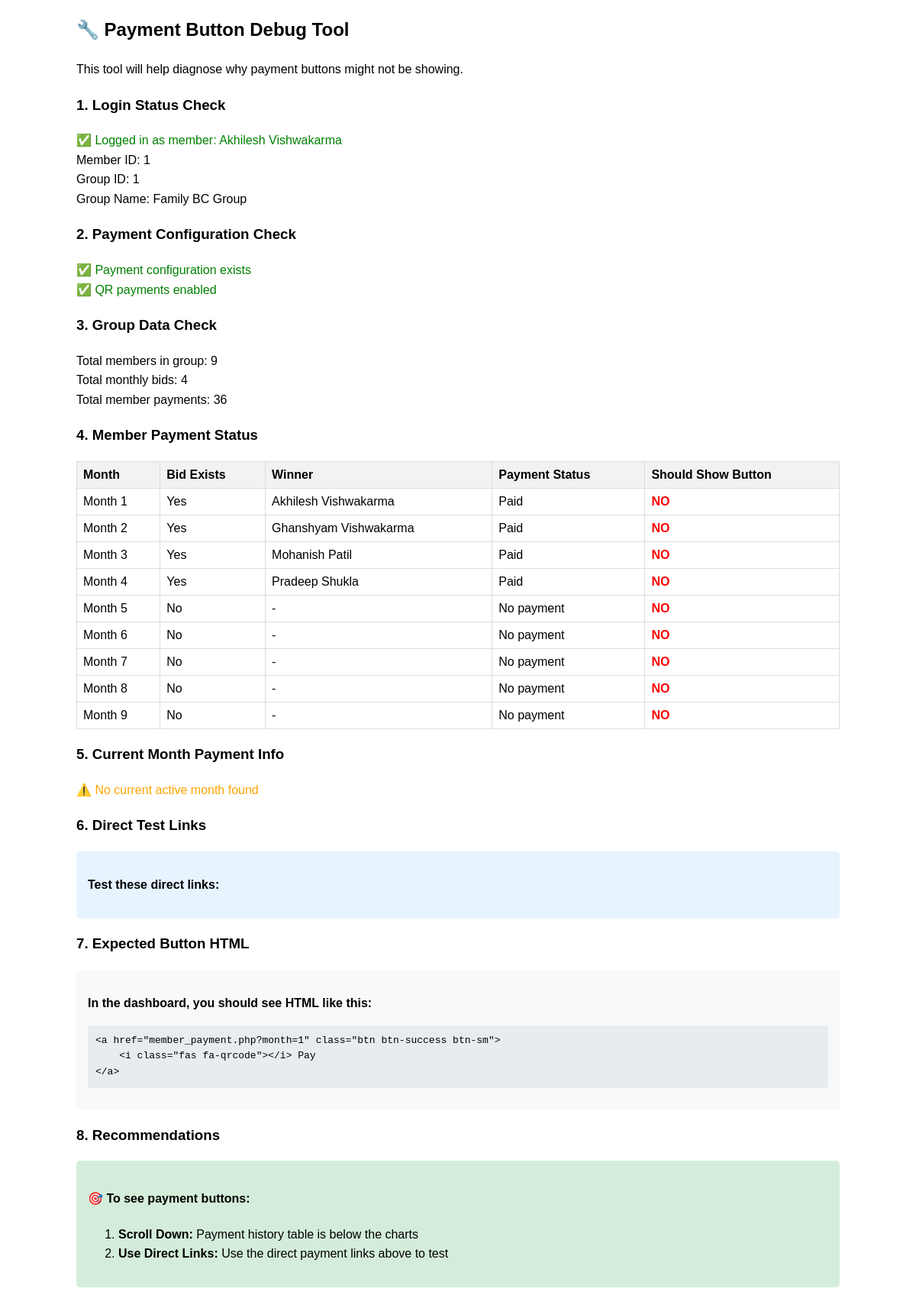
Screenshot of /debug_payment_buttons.php (signed in) with the database file from the repository.
### tables this page shows
CREATE TABLE members (
    id INT AUTO_INCREMENT PRIMARY KEY,
    group_id INT NOT NULL,
    member_name VARCHAR(100) NOT NULL,
    member_number INT NOT NULL,
    username VARCHAR(50),
    password VARCHAR(255),
    phone VARCHAR(15),
    email VARCHAR(100),
    status ENUM('active', 'inactive') DEFAULT 'active',
    created_at TIMESTAMP DEFAULT CURRENT_TIMESTAMP,
    FOREIGN KEY (group_id) REFERENCES bc_groups(id) ON DELETE CASCADE,
    UNIQUE KEY unique_member_per_group (group_id, member_number),
    UNIQUE KEY unique_username (username)
);

CREATE TABLE bc_groups (
    id INT AUTO_INCREMENT PRIMARY KEY,
    group_name VARCHAR(100) NOT NULL,
    total_members INT NOT NULL,
    monthly_contribution DECIMAL(10,2) NOT NULL,
    total_monthly_collection DECIMAL(10,2) NOT NULL,
    start_date DATE NOT NULL,
    status ENUM('active', 'completed') DEFAULT 'active',
    created_at TIMESTAMP DEFAULT CURRENT_TIMESTAMP
);

CREATE TABLE member_payments (
    id INT AUTO_INCREMENT PRIMARY KEY,
    group_id INT NOT NULL,
    member_id INT NOT NULL,
    month_number INT NOT NULL,
    payment_amount DECIMAL(10,2) NOT NULL,
    payment_status ENUM('paid', 'pending') DEFAULT 'pending',
    payment_date DATE,
    FOREIGN KEY (group_id) REFERENCES bc_groups(id) ON DELETE CASCADE,
    FOREIGN KEY (member_id) REFERENCES members(id) ON DELETE CASCADE,
    UNIQUE KEY unique_payment_per_member_month (group_id, member_id, month_number)
);

### config.php (called while the page is built, shortened)
<?php
function getDB() {
    static $pdo = null;
    if ($pdo === null) {
        try {
            $dsn = "mysql:host=" . DB_HOST . ";dbname=" . DB_NAME . ";charset=utf8mb4";
            $pdo = new PDO($dsn, DB_USER, DB_PASS, [
                PDO::ATTR_ERRMODE => PDO::ERRMODE_EXCEPTION,
                PDO::ATTR_DEFAULT_FETCH_MODE => PDO::FETCH_ASSOC
            ]);
        } catch (PDOException $e) {
            die("Database connection failed: " . $e->getMessage());
        }
    }
    return $pdo;
}
function isMemberLoggedIn() {
    return isset($_SESSION['member_id']);
}
function getMemberById($memberId) {
    $pdo = getDB();
    $stmt = $pdo->prepare("SELECT * FROM members WHERE id = ?");
    $stmt->execute([$memberId]);
    return $stmt->fetch();
}
function getGroupById($id) {
    $pdo = getDB();
    $stmt = $pdo->prepare("SELECT * FROM bc_groups WHERE id = ?");
    $stmt->execute([$id]);
    return $stmt->fetch();
}
function getGroupMembers($groupId) {
    $pdo = getDB();
    $stmt = $pdo->prepare("SELECT * FROM members WHERE group_id = ? ORDER BY member_number");
    $stmt->execute([$groupId]);
    return $stmt->fetchAll();
}
function getMonthlyBids($groupId) {
    $pdo = getDB();
    $stmt = $pdo->prepare("
        SELECT mb.*, m.member_name
        FROM monthly_bids mb
        LEFT JOIN members m ON mb.taken_by_member_id = m.id
        WHERE mb.group_id = ?
        ORDER BY mb.month_number
    ");
    $stmt->execute([$groupId]);
    return $stmt->fetchAll();
}
function getMemberPayments($groupId) {
    $pdo = getDB();
    $stmt = $pdo->prepare("
        SELECT mp.*, m.member_name, m.member_number
        FROM member_payments mp
        JOIN members m ON mp.member_id = m.id
        WHERE mp.group_id = ?
        ORDER BY m.member_number, mp.month_number
    ");
    $stmt->execute([$groupId]);
    return $stmt->fetchAll();
}
require_once 'qr_utils.php';
?>

### qr_utils.php (called while the page is built, shortened)
<?php
function getPaymentConfig($key = null) {
    try {
        $pdo = getDB();
        if ($key) {
            $stmt = $pdo->prepare("SELECT config_value FROM payment_config WHERE config_key = ?");
            $stmt->execute([$key]);
            return $stmt->fetchColumn();
        } else {
            $stmt = $pdo->query("SELECT config_key, config_value FROM payment_config");
            $configs = $stmt->fetchAll(PDO::FETCH_KEY_PAIR);
            return $configs;
        }
    } catch (Exception $e) {
        return $key ? '' : [];
    }
}
?>

### debug_payment_buttons.php (the view, shortened to what this page needs)
<?php
require_once 'config.php';
echo "<h2>🔧 Payment Button Debug Tool</h2>";
echo "<p>This tool will help diagnose why payment buttons might not be showing.</p>";
try {
    echo "<h3>1. Login Status Check</h3>";
    if (isMemberLoggedIn()) {
        $member = getMemberById($_SESSION['member_id']);
        echo "<div style='color: green;'>✅ Logged in as member: " . htmlspecialchars($member['member_name']) . "</div>";
        echo "<div>Member ID: " . $member['id'] . "</div>";
        echo "<div>Group ID: " . $member['group_id'] . "</div>";
        $group = getGroupById($member['group_id']);
        echo "<div>Group Name: " . htmlspecialchars($group['group_name']) . "</div>";
    } else {
        echo "<div style='color: red;'>❌ Not logged in as member</div>";
        echo "<p><strong>Solution:</strong> <a href='member_login.php'>Login as member first</a></p>";
        return;
    }
    echo "<h3>2. Payment Configuration Check</h3>";
    $configs = getPaymentConfig();
    if (empty($configs)) {
        echo "<div style='color: red;'>❌ Payment configuration missing</div>";
        echo "<p><strong>Solution:</strong> Run add_payment_config_table.sql</p>";
    } else {
        echo "<div style='color: green;'>✅ Payment configuration exists</div>";
        if (($configs['qr_enabled'] ?? '1') == '1') {
            echo "<div style='color: green;'>✅ QR payments enabled</div>";
        } else {
            echo "<div style='color: red;'>❌ QR payments disabled</div>";
            echo "<p><strong>Solution:</strong> Enable in <a href='admin_payment_config.php'>Payment Settings</a></p>";
        }
    }
    echo "<h3>3. Group Data Check</h3>";
    $groupId = $member['group_id'];
    $members = getGroupMembers($groupId);
    $monthlyBids = getMonthlyBids($groupId);
    $memberPayments = getMemberPayments($groupId);
    echo "<div>Total members in group: " . count($members) . "</div>";
    echo "<div>Total monthly bids: " . count($monthlyBids) . "</div>";
    echo "<div>Total member payments: " . count($memberPayments) . "</div>";
    echo "<h3>4. Member Payment Status</h3>";
    $myPayments = array_filter($memberPayments, fn($p) => $p['member_id'] == $member['id']);
    $myPaymentsByMonth = [];
    foreach ($myPayments as $payment) {
        $myPaymentsByMonth[$payment['month_number']] = $payment;
    }
    echo "<table border='1' style='border-collapse: collapse; width: 100%; margin: 10px 0;'>";
    echo "<tr style='background-color: #f0f0f0;'>";
    echo "<th>Month</th><th>Bid Exists</th><th>Winner</th><th>Payment Status</th><th>Should Show Button</th>";
    echo "</tr>";
    for ($i = 1; $i <= $group['total_members']; $i++) {
        $payment = $myPaymentsByMonth[$i] ?? null;
        $bid = array_filter($monthlyBids, fn($b) => $b['month_number'] == $i);
        $bid = reset($bid);
        $shouldShowButton = (!$payment && $bid) ? 'YES' : 'NO';
        $buttonColor = $shouldShowButton === 'YES' ? 'green' : 'red';
        echo "<tr>";
        echo "<td>Month {$i}</td>";
        echo "<td>" . ($bid ? 'Yes' : 'No') . "</td>";
        echo "<td>" . ($bid ? htmlspecialchars($bid['member_name']) : '-') . "</td>";
        echo "<td>" . ($payment ? ucfirst($payment['payment_status']) : 'No payment') . "</td>";
        echo "<td style='color: {$buttonColor}; font-weight: bold;'>{$shouldShowButton}</td>";
        echo "</tr>";
    }
    echo "</table>";
    echo "<h3>5. Current Month Payment Info</h3>";
    $currentActiveMonth = null;
    if ($currentActiveMonth) {
        $currentMonthBid = array_filter($monthlyBids, fn($b) => $b['month_number'] == $currentActiveMonth['month_number']);
        $currentMonthBid = reset($currentMonthBid);
        $currentMonthPayment = $myPaymentsByMonth[$currentActiveMonth['month_number']] ?? null;
        echo "<div>Current active month: " . $currentActiveMonth['month_number'] . "</div>";
        echo "<div>Bid exists: " . ($currentMonthBid ? 'Yes' : 'No') . "</div>";
        echo "<div>Payment exists: " . ($currentMonthPayment ? 'Yes' : 'No') . "</div>";
        if ($currentMonthPayment) {
            echo "<div>Payment status: " . $currentMonthPayment['payment_status'] . "</div>";
        }
        $showPayNowButton = ($currentMonthPayment && $currentMonthPayment['payment_status'] === 'pending' && $currentMonthBid);
        echo "<div style='color: " . ($showPayNowButton ? 'green' : 'red') . "; font-weight: bold;'>";
        echo "Should show 'Pay Now' button: " . ($showPayNowButton ? 'YES' : 'NO');
        echo "</div>";
        if (!$showPayNowButton) {
            echo "<div style='background-color: #fff3cd; padding: 10px; margin: 10px 0; border-radius: 5px;'>";
            echo "<strong>Why 'Pay Now' button is not showing:</strong><br>";
            if (!$currentMonthBid) {
                echo "• No bid exists for current month<br>";
            }
            if (!$currentMonthPayment) {
                echo "• No payment record exists (button shows in table instead)<br>";
            }
            if ($currentMonthPayment && $currentMonthPayment['payment_status'] !== 'pending') {
                echo "• Payment is not in 'pending' status<br>";
            }
            echo "</div>";
        }
    } else {
        echo "<div style='color: orange;'>⚠️ No current active month found</div>";
    }
    echo "<h3>6. Direct Test Links</h3>";
    echo "<div style='background-color: #e7f3ff; padding: 15px; margin: 10px 0; border-radius: 5px;'>";
    echo "<p><strong>Test these direct links:</strong></p>";
    echo "</div>";
    echo "<h3>7. Expected Button HTML</h3>";
    echo "<div style='background-color: #f8f9fa; padding: 15px; margin: 10px 0; border-radius: 5px;'>";
    echo "<p><strong>In the dashboard, you should see HTML like this:</strong></p>";
    echo "<pre style='background-color: #e9ecef; padding: 10px; border-radius: 3px; overflow-x: auto;'>";
    echo htmlspecialchars('<a href="member_payment.php?month=1" class="btn btn-success btn-sm">
    <i class="fas fa-qrcode"></i> Pay
</a>');
    echo "</pre>";
    echo "</div>";
    echo "<h3>8. Recommendations</h3>";
    echo "<div style='background-color: #d4edda; padding: 15px; margin: 10px 0; border-radius: 5px;'>";
    echo "<h4>🎯 To see payment buttons:</h4>";
    echo "<ol>";
    echo "<li><strong>Scroll Down:</strong> Payment history table is below the charts</li>";
    echo "<li><strong>Use Direct Links:</strong> Use the direct payment links above to test</li>";
    echo "</ol>";
    echo "</div>";
} catch (Exception $e) {
    echo "<div style='color: red;'>❌ Error: " . htmlspecialchars($e->getMessage()) . "</div>";
}
?>

### debug_payment_buttons.php (style rules this page uses)
table { width: 100%; margin: 10px 0; }
th, td { padding: 8px; text-align: left; border: 1px solid #ddd; }
th { background-color: #f2f2f2; }
pre { white-space: pre-wrap; word-wrap: break-word; }

### rows the page displays
members: member_name "Akhilesh Vishwakarma", id "1", group "1"
bc_groups: group_name "Family BC Group"
member_payments: payment_status "Paid"
members: member_name "Ghanshyam Vishwakarma"
member_payments: payment_status "Paid"
members: member_name "Mohanish Patil"
member_payments: payment_status "Paid"
members: member_name "Pradeep Shukla"
member_payments: payment_status "Paid"

### other values shown
count($members) "9"
count($monthlyBids) "4"
count($memberPayments) "36"
$shouldShowButton "NO"
